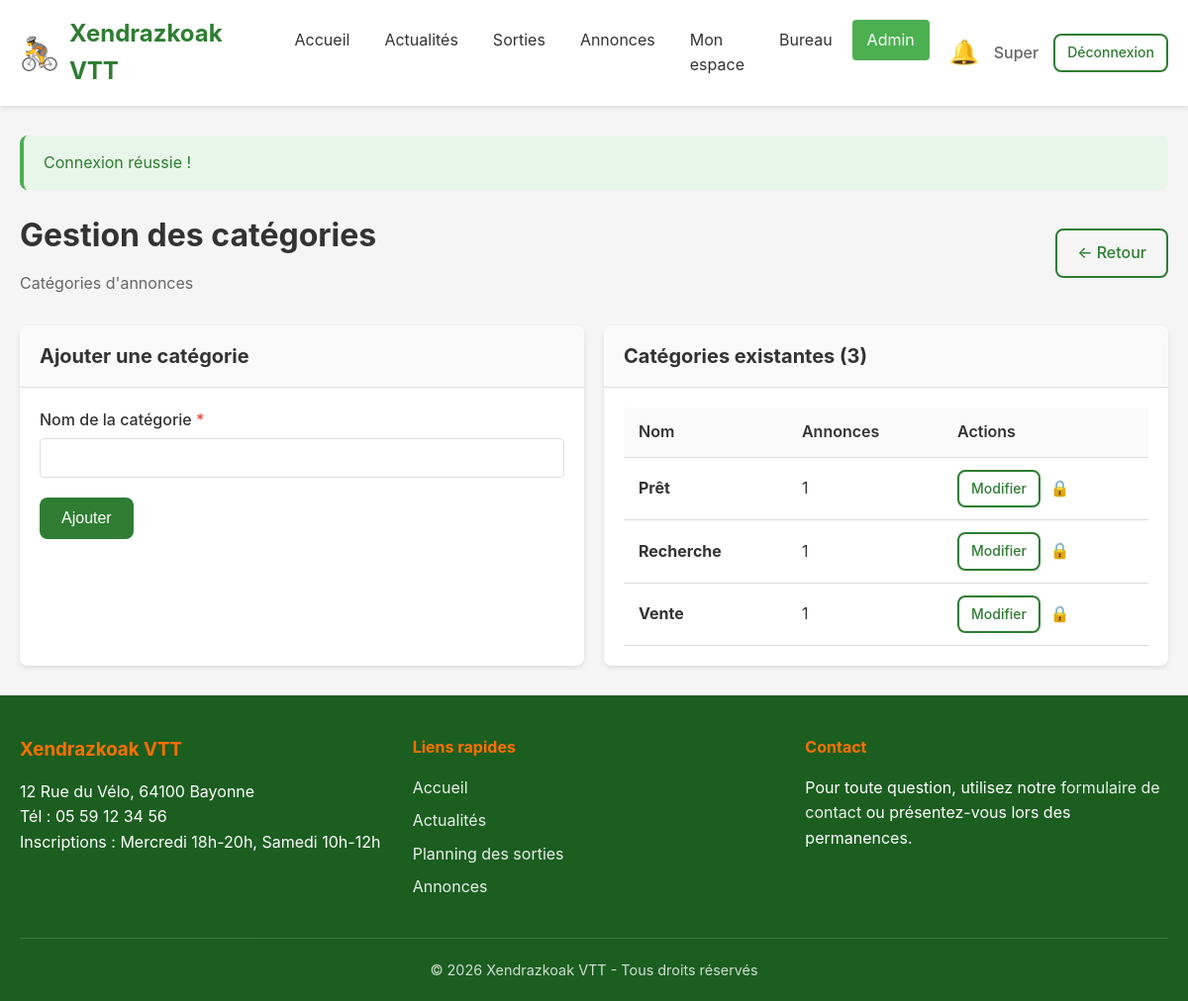
Screenshot of /manage_categories.php (signed in) with the database file from the repository.
### tables this page shows
CREATE TABLE annonce_categories (
    id INT AUTO_INCREMENT PRIMARY KEY,
    nom VARCHAR(100) NOT NULL UNIQUE
);

CREATE TABLE club_infos (
    id INT AUTO_INCREMENT PRIMARY KEY,
    nom_club VARCHAR(200) NOT NULL,
    adresse TEXT NOT NULL,
    telephone VARCHAR(20) NOT NULL,
    jours_inscription VARCHAR(255) NOT NULL,
    youtube_url VARCHAR(500) DEFAULT NULL,
    updated_at DATETIME DEFAULT CURRENT_TIMESTAMP ON UPDATE CURRENT_TIMESTAMP
);

### db.php (called while the page is built, shortened)
<?php
function getDB() {
    static $pdo = null;
    if ($pdo !== null) {
        return $pdo;
    }
    try {
        $dsn = "mysql:host=" . DB_HOST . ";dbname=" . DB_NAME . ";charset=" . DB_CHARSET;
        $options = [
            PDO::ATTR_ERRMODE            => PDO::ERRMODE_EXCEPTION,
            PDO::ATTR_DEFAULT_FETCH_MODE => PDO::FETCH_ASSOC,
            PDO::ATTR_EMULATE_PREPARES   => false,
        ];
        $pdo = new PDO($dsn, DB_USER, DB_PASS, $options);
        return $pdo;
    } catch (PDOException $e) {
        if (DEBUG_MODE) {
            die("Erreur de connexion à la base de données : " . $e->getMessage());
        } else {
            die("Erreur de connexion à la base de données. Veuillez réessayer plus tard.");
        }
    }
}
function dbFetchAll($sql, $params = []) {
    $stmt = getDB()->prepare($sql);
    $stmt->execute($params);
    return $stmt->fetchAll();
}
function dbFetchOne($sql, $params = []) {
    $stmt = getDB()->prepare($sql);
    $stmt->execute($params);
    return $stmt->fetch();
}

### manage_categories.php (the view, shortened to what this page needs)
<?php
$categories = dbFetchAll("
    SELECT c.*,
           (SELECT COUNT(*) FROM annonces WHERE categorie_id = c.id) as nb_annonces
    FROM annonce_categories c
    ORDER BY c.nom
");
$editCat = null;
require_once __DIR__ . '/header.php';
?>
<div class="page-header flex flex-between items-center">
    <div>
        <h1>Gestion des catégories</h1>
        <p>Catégories d'annonces</p>
    </div>
    <a href="admin_dashboard.php" class="btn btn-outline">← Retour</a>
</div>
<div class="grid grid-2" style="gap: 20px;">
    <div class="card">
        <div class="card-header">
            <h3><?php echo $editCat ? 'Modifier la catégorie' : 'Ajouter une catégorie'; ?></h3>
        </div>
        <div class="card-body">
            <form method="POST" action="<?php echo $editCat ? "?action=edit&id={$editCat['id']}" : ''; ?>">
                <div class="form-group">
                    <label for="nom">Nom de la catégorie <span class="required">*</span></label>
                    <input type="text" id="nom" name="nom" class="form-control"
                           value="<?php echo escape($editCat['nom'] ?? ''); ?>" required>
                </div>
                <div class="flex gap-1">
                    <button type="submit" class="btn btn-primary">
                        <?php echo $editCat ? 'Enregistrer' : 'Ajouter'; ?>
                    </button>
                </div>
            </form>
        </div>
    </div>
    <div class="card">
        <div class="card-header">
            <h3>Catégories existantes (<?php echo count($categories); ?>)</h3>
        </div>
        <div class="card-body">
            <?php if (empty($categories)): ?>
                <p class="text-muted text-center">Aucune catégorie.</p>
            <?php else: ?>
                <table class="table">
                    <thead>
                        <tr>
                            <th>Nom</th>
                            <th>Annonces</th>
                            <th>Actions</th>
                        </tr>
                    </thead>
                    <tbody>
                        <?php foreach ($categories as $cat): ?>
                            <tr>
                                <td><strong><?php echo escape($cat['nom']); ?></strong></td>
                                <td><?php echo $cat['nb_annonces']; ?></td>
                                <td class="actions">
                                    <a href="?action=edit&id=<?php echo $cat['id']; ?>" class="btn btn-sm btn-outline">Modifier</a>
                                    <?php if ($cat['nb_annonces'] == 0): ?>
                                        <a href="?action=delete&id=<?php echo $cat['id']; ?>" class="btn btn-sm btn-danger"
                                           data-confirm="Supprimer cette catégorie ?">Supprimer</a>
                                    <?php else: ?>
                                        <span class="text-muted text-sm" title="Catégorie utilisée">🔒</span>
                                    <?php endif; ?>
                                </td>
                            </tr>
                        <?php endforeach; ?>
                    </tbody>
                </table>
            <?php endif; ?>
        </div>
    </div>
</div>
<?php require_once __DIR__ . '/footer.php'; ?>

### footer.php (shortened to what this page needs)
        </div>
    </main>
    <footer class="main-footer">
        <div class="container">
            <div class="footer-content">
                <div class="footer-info">
                    <h3><?php echo SITE_NAME; ?></h3>
                    <?php if ($clubInfo): ?>
                        <p><?php echo escape($clubInfo['adresse']); ?></p>
                        <p>Tél : <?php echo escape($clubInfo['telephone']); ?></p>
                        <p>Inscriptions : <?php echo escape($clubInfo['jours_inscription']); ?></p>
                    <?php endif; ?>
                </div>
                <div class="footer-links">
                    <h4>Liens rapides</h4>
                    <ul>
                        <li><a href="index.php">Accueil</a></li>
                        <li><a href="actualites.php">Actualités</a></li>
                        <li><a href="sorties.php">Planning des sorties</a></li>
                        <li><a href="annonces.php">Annonces</a></li>
                    </ul>
                </div>
                <div class="footer-contact">
                    <h4>Contact</h4>
                    <p>Pour toute question, utilisez notre <a href="messages.php">formulaire de contact</a> ou présentez-vous lors des permanences.</p>
                </div>
            </div>
            <div class="footer-bottom">
                <p>&copy; <?php echo date('Y'); ?> <?php echo SITE_NAME; ?> - Tous droits réservés</p>
            </div>
        </div>
    </footer>
</body>
</html>

### css/style.css (style rules this page uses)
*, *::before, *::after { box-sizing: border-box; margin: 0; padding: 0; }
:root { --primary-color: #2e7d32; --primary-dark: #1b5e20; --primary-light: #4caf50; --secondary-color: #ff6f00; --secondary-dark: #e65100; --text-color: #333; --text-light: #666; --bg-color: #f5f5f5; --white: #fff; --border-color: #ddd; --success-color: #4caf50; --error-color: #f44336; --warning-color: #ff9800; --info-color: #2196f3; --shadow: 0 2px 5px rgba(0,0,0,0.1); --shadow-lg: 0 5px 15px rgba(0,0,0,0.15); --radius: 8px; --radius-sm: 4px; }
body { font-family: -apple-system, BlinkMacSystemFont, 'Segoe UI', Roboto, Oxygen, Ubuntu, sans-serif; font-size: 16px; line-height: 1.6; color: var(--text-color); background-color: var(--bg-color); min-height: 100vh; display: flex; flex-direction: column; }
a { color: var(--primary-color); text-decoration: none; }
.container { width: 100%; max-width: 1200px; margin: 0 auto; padding: 0 20px; }
.main-footer { background: var(--primary-dark); color: var(--white); padding: 40px 0 20px; margin-top: auto; }
.footer-content { display: grid; grid-template-columns: repeat(auto-fit, minmax(250px, 1fr)); gap: 30px; margin-bottom: 30px; }
.footer-info h3, .footer-links h4, .footer-contact h4 { margin-bottom: 15px; color: var(--secondary-color); }
.footer-links ul { list-style: none; }
.footer-links li { margin-bottom: 8px; }
.footer-links a, .footer-contact a { color: var(--white); opacity: 0.9; }
.footer-bottom { text-align: center; padding-top: 20px; border-top: 1px solid rgba(255,255,255,0.2); font-size: 0.9rem; opacity: 0.8; }
.btn { display: inline-block; padding: 10px 20px; font-size: 1rem; font-weight: 500; text-align: center; border: 2px solid transparent; border-radius: var(--radius); cursor: pointer; transition: all 0.2s; }
.btn-primary { background: var(--primary-color); color: var(--white); }
.btn-outline { background: transparent; border-color: var(--primary-color); color: var(--primary-color); }
.btn-sm { padding: 6px 12px; font-size: 0.875rem; }
.form-group { margin-bottom: 20px; }
.form-group label { display: block; margin-bottom: 5px; font-weight: 500; }
.form-group label .required { color: var(--error-color); }
.form-control { width: 100%; padding: 10px 15px; font-size: 1rem; border: 1px solid var(--border-color); border-radius: var(--radius-sm); transition: border-color 0.2s, box-shadow 0.2s; }
.card { background: var(--white); border-radius: var(--radius); box-shadow: var(--shadow); overflow: hidden; }
.card-header { padding: 15px 20px; border-bottom: 1px solid var(--border-color); background: #fafafa; }
.card-header h2, .card-header h3 { margin: 0; font-size: 1.25rem; }
.card-body { padding: 20px; }
.table { width: 100%; border-collapse: collapse; background: var(--white); }
.table th, .table td { padding: 12px 15px; text-align: left; border-bottom: 1px solid var(--border-color); }
.table th { background: #fafafa; font-weight: 600; }
.table .actions { white-space: nowrap; }
.table .actions a, .table .actions button { margin-right: 5px; }
.page-header { margin-bottom: 30px; }
.page-header h1 { font-size: 2rem; margin-bottom: 10px; }
.page-header p { color: var(--text-light); }
.grid { display: grid; gap: 20px; }
.grid-2 { grid-template-columns: repeat(2, 1fr); }
.text-muted { color: var(--text-light); }
.flex { display: flex; }
.flex-between { justify-content: space-between; }
.items-center { align-items: center; }
.gap-1 { gap: 10px; }

### rows the page displays
annonce_categories: nom "Prêt", nb_annonces "1"
annonce_categories: nom "Recherche", nb_annonces "1"
annonce_categories: nom "Vente", nb_annonces "1"
club_infos: adresse "12 Rue du Vélo, 64100 Bayonne", telephone "05 59 12 34 56", jours_inscription "Mercredi 18h-20h, Samedi 10h-12h"

### other values shown
SITE_NAME "Xendrazkoak VTT"
$currentUser['prenom'] "Super"
$flash['message'] "Connexion réussie !"
count($categories) "3"
